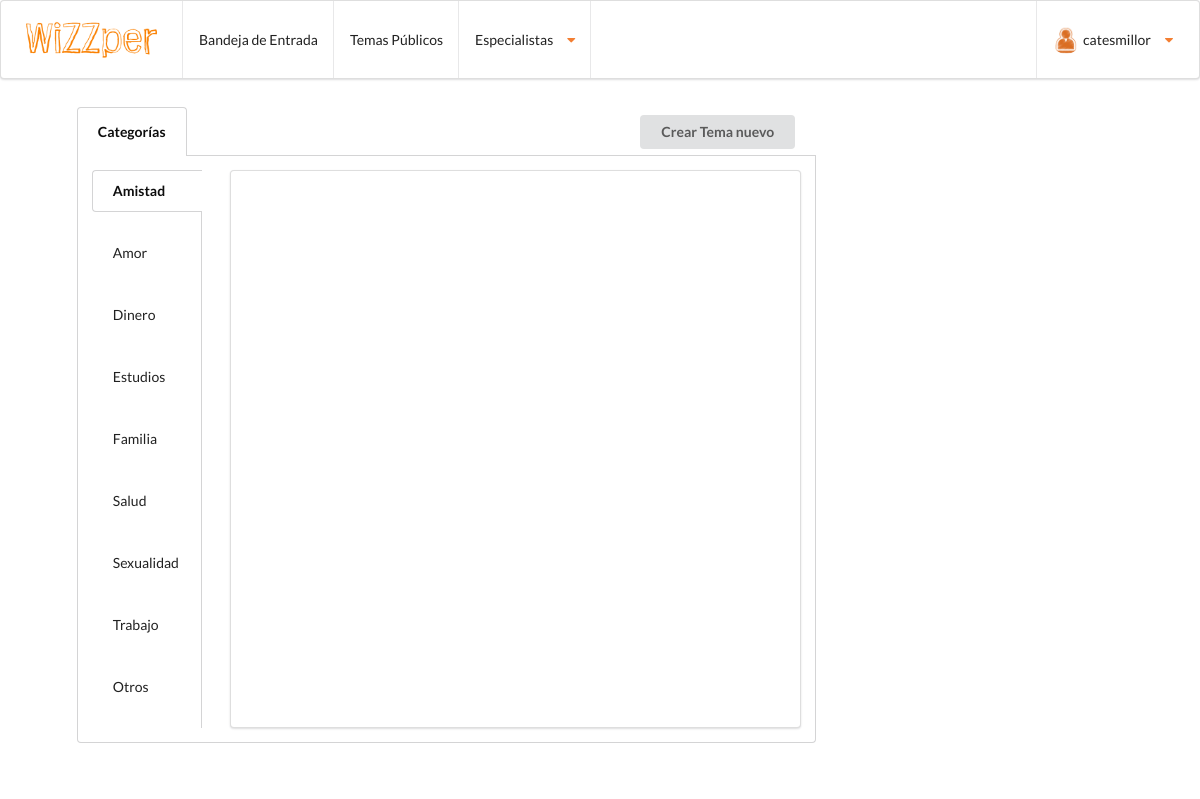
/temasPublicos.php (signed in), run on the app's committed database.
### tables this page shows
CREATE TABLE IF NOT EXISTS `tbl_categories` (
		`cate_id` int(11) NOT NULL,
		`cate_name` varchar(50) NULL
	);

### generosTemasPublicos.php (the view, shortened to what this page needs)
<?php
	include ("conexion.php");
	$sql = "SELECT tbl_categories.cate_id, tbl_categories.cate_name from tbl_categories";
	$datos = mysqli_query($con, $sql);
	if(mysqli_num_rows($datos) > 0){
		echo "<div class='ui grid'>
				<div class='three wide column'>
					<div class='ui vertical fluid tabular menu'>";
	$count = 0;
		while($send = mysqli_fetch_array($datos)){
			if($count == 0){
				echo "<a id='$send[cate_name]' f='$send[cate_name]' class='item active'>$send[cate_name]</a><br/> ";
				$count++;
			}else{
				echo "<a id='$send[cate_name]' f='$send[cate_name]' class='item'>$send[cate_name]</a><br/> ";
			}
		}
			echo "</div>
			  </div>
			  <div class='thirteen wide stretched column'>
				<div class='ui segment'>
					<div id='container' class='ui grid'>
					</div>
				</div>
			  </div>
			</div>";
	}
?>

### data on the page
tbl_categories: cate_name "Amistad"
tbl_categories: cate_name "Amor"
tbl_categories: cate_name "Dinero"
tbl_categories: cate_name "Estudios"
tbl_categories: cate_name "Familia"
tbl_categories: cate_name "Salud"
tbl_categories: cate_name "Sexualidad"
tbl_categories: cate_name "Trabajo"
tbl_categories: cate_name "Otros"

### other printed values
$_COOKIE["wizzper"] "catesmillor"
